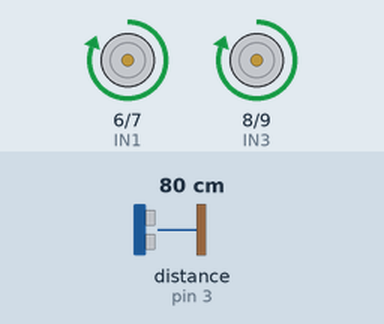
Bench run of a sketch on a simulated Arduino Uno, built with avr-gcc and run on an emulated ATmega328P. On the bench: motor-driver pin pairs drawn as motors (green arrow = first pin HIGH = forward, orange = second pin HIGH = backward, longer = more drive, scaled by the enable pin). Wiring (inferred from the names in the program): ultrasonic range finder: trigger pin 2; echo pin 3. The inputs (shaded band) are chosen by the test bench; at power-on: distance to the obstacle (sensor on pin 3) 80 cm. The echo pulse lasts 58.3 µs per cm; what the sketch prints to the serial monitor is not drawn.

Above: at 3.1 s.
At 6.6 s:
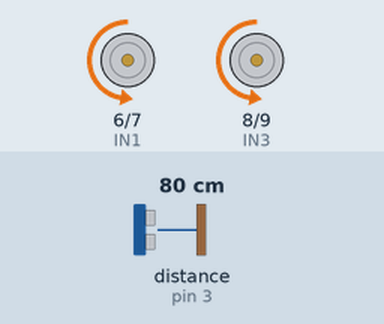
At 8.6 s:
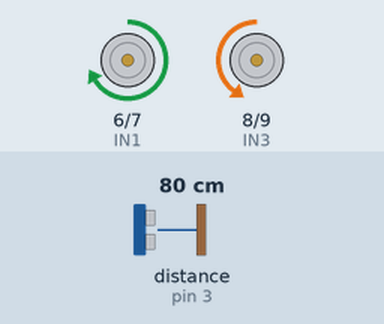
At 13.6 s:
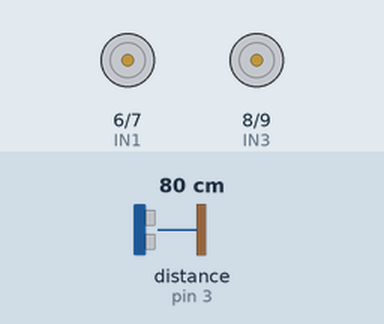
Timing chart, 0 to 20.1 s (numbered marks = the images above):
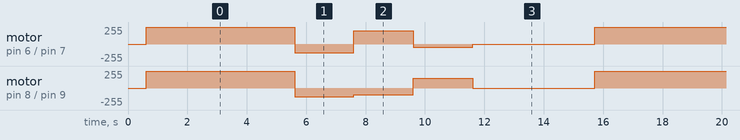

Measured:
- by itself, motor on pin 6 (IN1) / pin 7 (IN2): repeats every 15.1 s: backward 128/255 2.0 s, forward 200/255 2.0 s, backward 50/255 2.0 s, stopped 4.1 s, forward 255/255 5.0 s

The sketch:

Carritov1.ino
```cpp
//documentarr la practica.

/////////////////////////77que use blutup. poner un contraseña para el modulo bluto o default
///sensor ultraspnico

///motor a
#include <SoftwareSerial.h>

int ENA=10;
int IN1=6;
int IN2=7;


///motor b
int ENB=5;
int IN3=8;
int IN4=9;


//motor c
///int EN5=1;
//int IN6=2;
///int IN7=3;  bluto abajo
SoftwareSerial BT1(10, 11); // RX | TX

//sensor
const int Trigger=2;//pin digital 2 para el trigger del sensor
const int Echo=3; //pin digital 3 para el echo del  sensor

void setup() {
  // put your setup code here, to run once:
///DECLARACION DE LOS PINES COMOO SALIDA

pinMode(ENA,OUTPUT);
pinMode(ENB,OUTPUT);

pinMode(IN1,OUTPUT);
pinMode(IN2,OUTPUT);
pinMode(IN3,OUTPUT);
pinMode(IN4,OUTPUT);

//bluuto
pinMode(8,OUTPUT);//AL PONER EN HIGH FORZAREMOS EL MODO AT
pinMode(9,OUTPUT);//Cuando se alimente de aqui
digitalWrite(9,HIGH);
delay(500);//espera antes de encender el modulo
Serial.begin(9600);
Serial.println("Levantando el modulo HC-06");
digitalWrite(8,HIGH);//ENCIENDE EL MODULO
Serial.println("Esperando comandos at:");
BT1.begin(57600);


//sensror

Serial.begin(9600);//inicializamos la comunicacion
pinMode(Trigger,OUTPUT);//PIN como salida
pinMode(Echo,INPUT);//Pin como entrada
digitalWrite(Trigger,LOW);//Inicializamos el pin con 0
}


void loop() {
  // put your main code here, to run repeatedly:
//bluto
if(BT1.available())

  Serial.write(BT1.read());

  if(Serial.available())

  BT1.write(Serial.read());


//sensor
long t;//tiempo que demora en llegar el eco
long d;//distancia en centimetros
digitalWrite(Trigger,HIGH);
delayMicroseconds(10); ///enviamos un pulso de 10us(microsegundos)
digitalWrite(Trigger,LOW);

t=pulseIn(Echo,HIGH); // respesta del sensor por el Echo, para medir el pulso usamos esta funcion
//con la de arriba obtenemos  el ancho del pulso


//usamos esta formula
//velocidad=distancia recorrida/tiempo
//ejemplo 340/s*1s/1000000us*100cm/1m=2d/t
///d(cm)=t(us)/59
d = t/59;             //escalamos el tiempo a una distancia en cm

  Serial.print("Distancia: ");
  Serial.print(d);      //Enviamos serialmente el valor de la distancia
  Serial.print("cm");
  Serial.println();
  delay(100);          //Hacemos una pausa de 100msd


//movimientos
Adelante();
delay(5000);
Atras();
delay(2000);
Derecha();
delay(2000);
Izquierda();
delay(2000);
Para();
delay(4000);
}

void Adelante(){
//direcccion motor a

digitalWrite(IN1,HIGH);
digitalWrite(IN2,LOW);
analogWrite(ENA,255);////velocidad del motor a

//direccion motor b

digitalWrite(IN3,HIGH);
digitalWrite(IN4,LOW);
analogWrite(ENB,255); ///velocidad motor b
}


void Atras(){
//direccion motor a

digitalWrite(IN1,LOW);
digitalWrite(IN2,HIGH);
analogWrite(ENA,128);///velocidad motor a

//digital motor b
digitalWrite(IN3,LOW);
digitalWrite(IN4,HIGH);
analogWrite(ENB,128);//VELOCIDAD MOTOR 8

}

void Derecha(){
//direccion motor a
digitalWrite(IN1,HIGH);
digitalWrite(IN2,LOW);
analogWrite(ENA,200);//VELOCIDAD MOTOR A

//DIRECCION MOTOR B
digitalWrite(IN3,LOW);
digitalWrite(IN4,HIGH);
analogWrite(ENB,100);//VELOCIDAD MOTORA
}


void Izquierda(){
///direccion motor a
digitalWrite(IN1,LOW);
digitalWrite (IN2, HIGH);
  analogWrite (ENA, 50); //Velocidad motor A
  //Direccion motor B
  digitalWrite (IN3, HIGH);
  digitalWrite (IN4, LOW);
  analogWrite (ENB, 150); //Velocidad motor A
  }

void Para ()
{
  //Direccion motor A
  digitalWrite (IN1, LOW);
  digitalWrite (IN2, LOW);
  analogWrite (ENA, 0); //Velocidad motor A
  //Direccion motor B
  digitalWrite (IN3, LOW);
  digitalWrite (IN4, LOW);
  analogWrite (ENB, 0); //Velocidad motor A


}


////}


/////}
```
